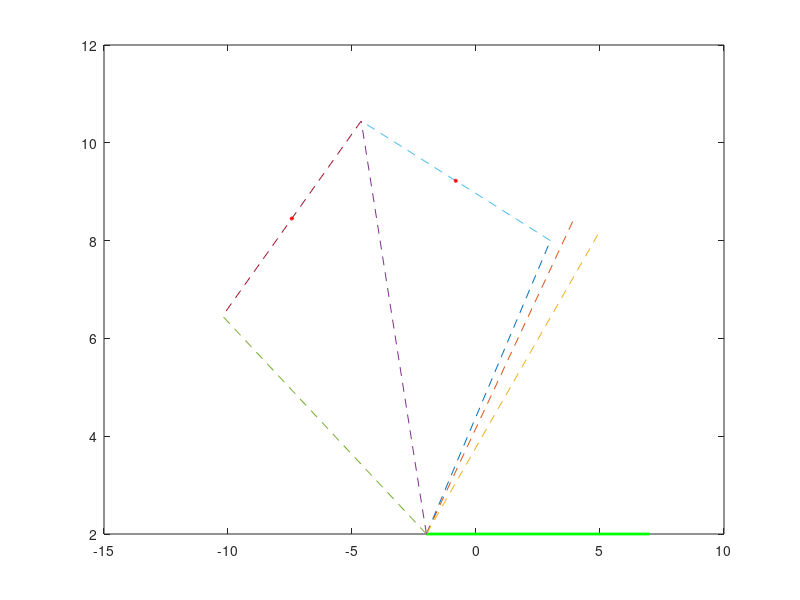

Recreate this plot in MATLAB. (Note: this script raises an error after producing the figure.)
 %%%%%%%%% Path Generation Three Precision Point Problem with Prescribed Timing %%%%%%%%%%
% Fixed line A0B0
a0x=-2;%a0x=input('Enter x coordinate of A0 point=');
a0y=2;%a0y=input('Enter y coordinate of A0 point=');
b0x=7;%b0x=input('Enter x coordinate of B0 point=');
b0y=2;%b0y=input('Enter y coordinate of B0 point=');

% Different Position
p1x=3;%p1x=input('Enter x coordinate of P1 point=');
p1y=8;%p1y=input('Enter y coordinate of P1 point=');

p2x=4;%p2x=input('Enter x coordinate of P2 point=');
p2y=8.5;%p2y=input('Enter y coordinate of P2 point=');

p3x=5;%p3x=input('Enter x coordinate of P3 point=');
p3y=8.2;%p3y=input('Enter y coordinate of P3 point=');

% Rotational angle of crank with respect to different position
thetal12=60;%theta12=input('Enter crank rotation angle in degrees when coupler moves from point P1 to point P2');
thetal21=thetal12;
theta21=thetal21*pi/180; %%degree to radian angle 

thetal13=110;%theta13=input('Enter crank rotation angle in degrees when coupler moves from point P1 to point P3');
thetal31=thetal13;
theta31=thetal31*pi/180; %% degree to radian angle 

% Connect different links
A0B0x=[a0x,b0x];
A0B0y=[a0y,b0y];
A0P1x=[a0x,p1x];
A0P1y=[a0y,p1y];
A0P2x=[a0x,p2x];
A0P2y=[a0y,p2y];
A0P3x=[a0x,p3x];
A0P3y=[a0y,p3y];

% Mechanism Ploting
plot(A0B0x,A0B0y,'green','LineWidth',2);
hold on
plot(A0P1x,A0P1y,'--');
hold on
plot(A0P2x,A0P2y,'--');
hold on
plot(A0P3x,A0P3y,'--');
hold on

% Find the length and angle of each position point with fixed point
L1=((p1x-a0x)^2+(p1y-a0y)^2)^0.5;
alphaa0p1=atan((p1y-a0y)/(p1x-a0x));

L2=((p2x-a0x)^2+(p2y-a0y)^2)^0.5;
alphaa0p2=atan((p2y-a0y)/(p2x-a0x));

L3=((p3x-a0x)^2+(p3y-a0y)^2)^0.5;
alphaa0p3=atan((p3y-a0y)/(p3x-a0x));

% Find the different poition of P2, P3 after rotation by thetal21 and thetal31
p2nx=a0x+L2*cos(theta21+alphaa0p2); %p2xn represents new posiotion of P2 point
p2ny=a0y+L2*sin(theta21+alphaa0p2);
A0P2nx=[a0x,p2nx];
A0P2ny=[a0y,p2ny];
plot(A0P2nx,A0P2ny,'--');
hold on
L2new=((p2nx-a0x)^2+(p2ny-a0y)^2)^0.5;

p3nx=a0x+L3*cos(theta31+alphaa0p3); %p2xn represents new posiotion of P2 point
p3ny=a0y+L3*sin(theta31+alphaa0p3);
A0P3nx=[a0x,p3nx];
A0P3ny=[a0y,p3ny];
plot(A0P3nx,A0P3ny,'--');
hold on
L3new=((p3nx-a0x)^2+(p3ny-a0y)^2)^0.5;

% Connect new position of P2 with P1 and new poition of P3 with new position of P2
P1xP2nx=[p1x,p2nx];
P1yP2ny=[p1y,p2ny];
plot(P1xP2nx,P1yP2ny,'--');
hold on
P2nxP3nx=[p2nx,p3nx];
P2nyP3ny=[p2ny,p3ny];
plot(P2nxP3nx,P2nyP3ny,'--');
hold on

% Finding perpendicular bisector of P2nP1 and P2nP3n
p1p2nxCenter=(p1x+p2nx)/2;
p1p2nyCenter=(p1y+p2ny)/2;
plot(p1p2nxCenter, p1p2nyCenter, 'r*', 'MarkerSize', 3);
hold on

p2np3nxCenter=(p2nx+p3nx)/2;
p2np3nyCenter=(p2ny+p3ny)/2;
disp(p2np3nxCenter);
disp(p2np3nyCenter);
plot(p2np3nxCenter, p2np3nyCenter, 'r*', 'MarkerSize', 3);
hold on

mp1p2n=(p1y-p2ny)/(p1x-p2nx);
mp1p2n_ortho=-(1/mp1p2n);
y_ortho1=mp1p2n_ortho*(x-p1p2nxCenter)+p1p2nyCenter;

mp2np3n=(p2ny-p3ny)/(p2nx-p3nx);
mp2np3n_ortho=-(1/mp2np3n);
y_ortho2=mp2np3n_ortho*(x-p2np3nxCenter)+p2np3nyCenter;
dx=0.1;
x=-20:dx:20;
plot(x,y_ortho1);
hold on
plot(x,y_ortho2);
hold on

% Intersection point
y_ortho1=mp1p2n_ortho*(x-p1p2nxCenter)+p1p2nyCenter;
y_ortho2=mp2np3n_ortho*(x-p2np3nxCenter)+p2np3nyCenter;
eqns_function=@(var)[var(1)-(mp1p2n_ortho)*(var(2)-p1p2nxCenter)-p1p2nyCenter;
                     var(1)-(mp2np3n_ortho)*(var(2)-p2np3nxCenter)-p2np3nyCenter];
initials=[0;0];
solns=fsolve(eqns_function,initials,...
             optimoptions('fsolve','Display','off'))       
a1y=solns(1);
a1x=solns(2);
plot(a1x,a1y,'r*','MarkerSize',3);
hold on

% Crank and Crank circle Plotting
A0A1x=[a0x,a1x];
A0A1y=[a0y,a1y];
CrankLength=((a0x-a1x)^2+(a0y-a1y)^2)^0.5;
alpha=0:pi/1000:2*pi;
a0xc=CrankLength*cos(alpha)+a0x;
a0yc=CrankLength*sin(alpha)+a0y;
plot(a0xc,a0yc,'--');
hold on

% Connecting A1P1
APLength=((a1x-p1x)^2+(a1y-p1y)^2)^0.5;
plot(A0A1x,A0A1y,'r','LineWidth',2);
hold on
A1P1x=[a1x,p1x];
A1P1y=[a1y,p1y];
plot(A1P1x,A1P1y,'r','LineWidth',2);
hold on

% Connecting A2P2
C1=[p2x,p2y];
C2=[a0x,a0y];
R1=APLength;
R2=CrankLength;
F=@(x) ([(x(1)-C1(1))^2+(x(2)-C1(2))^2-R1^2; ...
         (x(1)-C2(1))^2+(x(2)-C2(2))^2-R2^2]);
opt=optimoptions(@fsolve);
opt.Algorithm='levenberg-marquardt';
opt.Display='off';
x=fsolve(F,[C1(1),C1(1)+R1],opt);
fprintf('First intersection point for A2P2 line: (%f,%f)\n',x(1),x(2));
a2x=x(1);
a2y=x(2);
plot(a2x,a2y,'r*','MarkerSize',3);
x=fsolve(F,[C1(1),C1(1)-R1],opt);
fprintf('Second intersection point for A2P2 line: (%f,%f)\n',x(1),x(2));
plot(x(1),x(2),'r*','MarkerSize',3);
hold on

A0A2x=[a0x,a2x];
A0A2y=[a0y,a2y];
plot(A0A2x,A0A2y,'y','LineWidth',2);
hold on
A2P2x=[a2x,p2x];
A2P2y=[a2y,p2y];
plot(A2P2x,A2P2y,'y','LineWidth',2);
hold on

% Connecting A3P3
C1=[p3x,p3y];
C2=[a0x,a0y];
R1=APLength;
R2=CrankLength;
F=@(x) ([(x(1)-C1(1))^2+(x(2)-C1(2))^2-R1^2; ...
         (x(1)-C2(1))^2+(x(2)-C2(2))^2-R2^2]);
opt=optimoptions(@fsolve);
opt.Algorithm='levenberg-marquardt';
opt.Display='off';
x=fsolve(F,[C1(1),C1(1)+R1],opt);
fprintf('First intersection point for A3P3 line: (%f,%f)\n',x(1),x(2));
a3x=x(1);
a3y=x(2);
plot(a3x,a3y,'r*','MarkerSize',3);
hold on
x=fsolve(F,[C1(1),C1(1)-R1],opt);
fprintf('Second intersection point for A3P3 line: (%f,%f)\n',x(1),x(2));
plot(x(1),x(2),'r*','MarkerSize',3);
hold on

A0A3x=[a0x,a3x];
A0A3y=[a0y,a3y];
plot(A0A3x,A0A3y,'m','LineWidth',2);
hold on
A3P3x=[a3x,p3x];
A3P3y=[a3y,p3y];
plot(A3P3x,A3P3y,'m','LineWidth',2);
hold on

% For finding B02 point by intersection method
P2B0Length=((p2x-b0x)^2+(p2y-b0y)^2)^0.5;   % P2A2B0 similar triangle with P1A1B02
A2B0Length=((a2x-b0x)^2+(a2y-b0y)^2)^0.5;
R1=P2B0Length;
R2=A2B0Length;
C1=[p1x,p1y];
C2=[a1x,a1y];
F=@(x) ([(x(1)-C1(1))^2+(x(2)-C1(2))^2-R1^2; ...
         (x(1)-C2(1))^2+(x(2)-C2(2))^2-R2^2]);
opt=optimoptions(@fsolve);
opt.Algorithm='levenberg-marquardt';
opt.Display='off';
x=fsolve(F,[C1(1),C1(1)+R1],opt);
fprintf('First intersection point for B02 point: (%f,%f)\n',x(1),x(2));
x=fsolve(F,[C1(1),C1(1)-R1],opt);
fprintf('Second intersection point for B02 line: (%f,%f)\n',x(1),x(2));
b02x=x(1);
b02y=x(2);
disp(b02x);
plot(b02x,b02y,'r*','MarkerSize',3);
hold on

% Finding B03 pint by intersection method
P3B0Length=((p3x-b0x)^2+(p3y-b0y)^2)^0.5;
A3B0Length=((a3x-b0x)^2+(a3y-b0y)^2)^0.5;
R1=P3B0Length;
R2=A3B0Length;
C1=[p1x,p1y];
C2=[a1x,a1y];
F=@(x) ([(x(1)-C1(1))^2+(x(2)-C1(2))^2-R1^2; ...
         (x(1)-C2(1))^2+(x(2)-C2(2))^2-R2^2]);
opt=optimoptions(@fsolve);
opt.Algorithm='levenberg-marquardt';
opt.Display='off';
x=fsolve(F,[C1(1),C1(1)+R1],opt);
fprintf('First intersection point for B03 point: (%f,%f)\n',x(1),x(2));
x=fsolve(F,[C1(1),C1(1)-R1],opt);
fprintf('Second intersection point for B03 line: (%f,%f)\n',x(1),x(2));
b03x=x(1);
b03y=x(2);
disp(b03x);
plot(b03x,b03y,'r*','MarkerSize',3);
hold on

% Connecting B0B02 and B02B03 line 
B0B02x=[b0x,b02x];
B0B02y=[b0y,b02y];
plot(B0B02x,B0B02y,'--');
hold on
B02B03x=[b02x,b03x];
B02B03y=[b02y,b03y];
plot(B02B03x,B02B03y,'--');
hold on

% Lets find the B1 point by using perpendicular bisector method
b0b02xCenter=(b0x+b02x)/2;
b0b02yCenter=(b0y+b02y)/2;
plot(b0b02xCenter,b0b02yCenter, 'r*', 'MarkerSize', 3);
hold on

b02b03xCenter=(b02x+b03x)/2;
b02b03yCenter=(b02y+b03y)/2;
plot(b02b03xCenter,b02b03yCenter, 'r*', 'MarkerSize', 3);
hold on

mb0b02=(b0y-b02y)/(b0x-b02x);
disp(mb0b02);
mb0b02_ortho=-(1/mb0b02);
disp(mb0b02_ortho);
x=-8:0.1:15;
y_ortho3=mb0b02_ortho*(x-b0b02xCenter)+b0b02yCenter;
plot(x,y_ortho3);
hold on

mb02b03=(b02y-b03y)/(b02x-b03x);
disp(mb02b03);
mb02b03_ortho=-(1/mb02b03);
disp(mb02b03_ortho);
x=-8:0.1:15;
y_ortho4=mb02b03_ortho*(x-b02b03xCenter)+b02b03yCenter;
plot(x,y_ortho4);
hold on

eqns_function=@(var)[var(1)-(mb0b02_ortho)*(var(2)-b0b02xCenter)-b0b02yCenter;
                     var(1)-(mb02b03_ortho)*(var(2)-b02b03xCenter)-b02b03yCenter];
initials=[0;0];
solns=fsolve(eqns_function,initials,...
             optimoptions('fsolve','Display','off'))       
b1y=solns(1);
b1x=solns(2);
plot(b1x,b1y,'r*','MarkerSize',3);
hold on

% Connecting Follower Link
B0B1x=[b0x,b1x];
B0B1y=[b0y,b1y];
plot(B0B1x,B0B1y,'r','LineWidth',2);
hold on
A1B1x=[a1x,b1x];
A1B1y=[a1y,b1y];
plot(A1B1x,A1B1y,'r','LineWidth',2);
hold on
P1B1x=[p1x,b1x];
P1B1y=[p1y,b1y];
plot(P1B1x,P1B1y,'r','LineWidth',2);
hold on

FollowerLength=((b0x-b1x)^2+(b0y-b1y)^2)^0.5;
% Circle for follower link
alpha=0:pi/1000:2*pi;
b0xc=FollowerLength*cos(alpha)+b0x;
b0yc=FollowerLength*sin(alpha)+b0y;
plot(b0xc,b0yc,'--');
hold on

% Length of P1B1
P1B1Length=((p1x-b1x)^2+(p1y-b1y)^2)^0.5;

% Connecting P2B2
C1=[p2x,p2y];
C2=[b0x,b0y];
R1=P1B1Length;
R2=FollowerLength;
F=@(x) ([(x(1)-C1(1))^2+(x(2)-C1(2))^2-R1^2; ...
         (x(1)-C2(1))^2+(x(2)-C2(2))^2-R2^2]);
opt=optimoptions(@fsolve);
opt.Algorithm='levenberg-marquardt';
opt.Display='off';
x=fsolve(F,[C1(1),C1(1)+R1],opt);
fprintf('First intersection point for P2B2 line: (%f,%f)\n',x(1),x(2));
b2x=x(1);
b2y=x(2);
plot(b2x,b2y,'r*','MarkerSize',3);
hold on
x=fsolve(F,[C1(1),C1(1)-R1],opt);
fprintf('Second intersection point for P2B2 line: (%f,%f)\n',x(1),x(2));
plot(x(1),x(2),'r*','MarkerSize',3);
hold on

B0B2x=[b0x,b2x];
B0B2y=[b0y,b2y];
plot(B0B2x,B0B2y,'y','LineWidth',2);
hold on
A2B2x=[a2x,b2x];
A2B2y=[a2y,b2y];
plot(A2B2x,A2B2y,'y','LineWidth',2);
hold on
P2B2x=[p2x,b2x];
P2B2y=[p2y,b2y];
plot(P2B2x,P2B2y,'y','LineWidth',2);
hold on

% Connecting P3B3
C1=[p3x,p3y];
C2=[b0x,b0y];
R1=P1B1Length;
R2=FollowerLength;
F=@(x) ([(x(1)-C1(1))^2+(x(2)-C1(2))^2-R1^2; ...
         (x(1)-C2(1))^2+(x(2)-C2(2))^2-R2^2]);
opt=optimoptions(@fsolve);
opt.Algorithm='levenberg-marquardt';
opt.Display='off';
x=fsolve(F,[C1(1),C1(1)+R1],opt);
fprintf('First intersection point for P2B2 line: (%f,%f)\n',x(1),x(2));
b3x=x(1);
b3y=x(2);
plot(b3x,b3y,'r*','MarkerSize',3);
hold on
x=fsolve(F,[C1(1),C1(1)-R1],opt);
fprintf('Second intersection point for P2B2 line: (%f,%f)\n',x(1),x(2));
plot(x(1),x(2),'r*','MarkerSize',3);
hold on

B0B3x=[b0x,b3x];
B0B3y=[b0y,b3y];
plot(B0B3x,B0B3y,'m','LineWidth',2);
hold on
A3B3x=[a3x,b3x];
A3B3y=[a3y,b3y];
plot(A3B3x,A3B3y,'m','LineWidth',2);
hold on
P3B3x=[p3x,b3x];
P3B3y=[p3y,b3y];
plot(P3B3x,P3B3y,'m','LineWidth',2);
hold on
fprintf('\n\t\t\t\t\t\t\t\t****GRAPHICAL RESULTS****\n');
A0A1Length=((a0x-a1x)^2+(a0y-a1y)^2)^0.5;
A1P1Length=((a1x-p1x)^2+(a1y-p1y)^2)^0.5;
P1B1Length=((p1x-b1x)^2+(p1y-b1y)^2)^0.5;
A1B1Length=((a1x-b1x)^2+(a1y-b1y)^2)^0.5;
B1B0Length=((b1x-b0x)^2+(b1y-b0y)^2)^0.5;
A0B0Length=((a0x-b0x)^2+(a0y-b0y)^2)^0.5;
fprintf('A0A1=%f\tA1P1=%f\tP1B1=%f\tA1B1=%f\tB1B0=%f\tA0B0=%f\n',A0A1Length,A1P1Length,P1B1Length,A1B1Length,B1B0Length,A0B0Length);

A0A2Length=((a0x-a2x)^2+(a0y-a2y)^2)^0.5;
A2P2Length=((a2x-p2x)^2+(a2y-p2y)^2)^0.5;
P2B2Length=((p2x-b2x)^2+(p2y-b2y)^2)^0.5;
A2B2Length=((a2x-b2x)^2+(a2y-b2y)^2)^0.5;
B2B0Length=((b2x-b0x)^2+(b2y-b0y)^2)^0.5;
fprintf('A0A2=%f\tA2P2=%f\tP2B2=%f\tA2B2=%f\tB2B0=%f\tA0B0=%f\n',A0A2Length,A2P2Length,P2B2Length,A2B2Length,B2B0Length,A0B0Length);

A0A3Length=((a0x-a3x)^2+(a0y-a3y)^2)^0.5;
A3P3Length=((a3x-p3x)^2+(a3y-p3y)^2)^0.5;
P3B3Length=((p3x-b3x)^2+(p3y-b3y)^2)^0.5;
A3B3Length=((a3x-b3x)^2+(a3y-b3y)^2)^0.5;
B3B0Length=((b3x-b0x)^2+(b3y-b0y)^2)^0.5;
fprintf('A0A3=%f\tA3P3=%f\tP3B3=%f\tA3B3=%f\tB3B0=%f\tA0B0=%f\n\n',A0A3Length,A3P3Length,P3B3Length,A3B3Length,B3B0Length,A0B0Length);

axis([-10 10 0 12])
axis('equal')

alpha1=atan((p1y-a1y)/(p1x-a1x));
if alpha1<0
    alpha1=pi+alpha1;
end

alpha2=atan((p2y-a2y)/(p2x-a2x));
if alpha2<0
    alpha2=pi+alpha2;
end

alpha3=atan((p3y-a3y)/(p3x-a3x));
if alpha3<0
    alpha3=alpha3+pi;
end

fi1=atan((b1y-b0y)/(b1x-b0x));
if fi1<0
    fi1=pi+fi1;
end

fi2=atan((b2y-b0y)/(b2x-b0x));
if fi2<0
    fi2=fi2+pi;
end

fi3=atan((b3y-b0y)/(b3x-b0x));
if fi3<0
    fi3=fi3+pi;
end

% Points through which a point on coupler will pass
p1=3+8i;%p1=input('Eneter first point through which a point on coupler point will pass=');
p2=4+8.5i;%p2=input('Eneter second point through which a point on coupler point will pass=');
p3=5+8.2i;%p3=input('Eneter third point through which a point on coupler point will pass=');

% Lets find DYAD for second and third position with respect to first position
dyad2=p2-p1;
dyad3=p3-p1;

% Rotational angle of crank with respect to different position
thetal12=-thetal12;%theta12=input('Enter crank rotation angle in degrees when coupler moves from point P1 to point P2');
theta12=thetal12*pi/180; %%degree to radian angle
A=exp(theta12*1i)-1;

thetal13=-thetal13;%theta13=input('Enter crank rotation angle in degrees when coupler moves from point P1 to point P3');
theta13=thetal13*pi/180; %% degree to radian angle
B=exp(theta13*1i)-1;

% Assumed angle between the input and coupler link for different postion
alpha12=alpha2-alpha1; %%degree to radian angle 
C=exp(alpha12*1i)-1;

alpha13=alpha3-alpha1; %% degree to radian angle
D=exp(alpha13*1i)-1;

% Assumed angle between the output and coupler link for different postion
fi12=fi2-fi1; %%degree to radian angle
E=exp(fi12*1i)-1;

fi13=fi3-fi1; %% degree to radian angle
F=exp(fi13*1i)-1;

% Lets find link length and its orientation with horizontal
z1=det([dyad2 C;dyad3 D])/det([A C;B D]);
% disp(z1);
z2=det([A dyad2;B dyad3])/det([A C;B D]);
% disp(z2);
z3=det([dyad2 C;dyad3 D])/det([E C;F D]);
% disp(z3);
z4=det([E dyad2;F dyad3])/det([E C;F D]);
% disp(z4);
z5=z2-z4;
% disp(z5);
z6=z1+z5-z3;
% disp(z6);

% Lets convert the link vectors into polar form
[theta1,r1]=cart2pol(real(z1),imag(z1));
% disp([theta1,r1]);
[theta2,r2]=cart2pol(real(z2),imag(z2));
% disp([theta2,r2]);
[theta3,r3]=cart2pol(real(z3),imag(z3));
% disp([theta3,r3]);
[theta4,r4]=cart2pol(real(z4),imag(z4));
% disp([theta4,r4]);
[theta5,r5]=cart2pol(real(z5),imag(z5));
% disp([theta5,r5]);
[theta6,r6]=cart2pol(real(z6),imag(z6));
% disp([theta6,r6]);

% Lets dispay analytical result on the commant window
fprintf('\t\t\t\t\t\t\t\t****ANALYTICAL RESULTS****\n');
fprintf('A0A1=%f\tA1P1=%f\tP1B1=%f\tA1B1=%f\tB1B0=%f\tA0B0=%f\n',r1,r2,r4,r5,r3,r6);

% Lets plot the mechanism
a0x=-2;
a0y=2;
a1x=a0x+(r1*cos(theta1));
a1y=a0y+(r1*sin(theta1));
plot([a0x a1x],[a0y a1y])
hold on
p1x=a1x+(r2*cos(theta2));
p1y=a1y+(r2*sin(theta2));
plot([a1x p1x],[a1y p1y])
hold on
b0x=a0x+(r6*cos(theta6));
b0y=a0y+(r6*sin(theta6));
plot([a0x b0x],[a0y b0y])
hold on
b1x=b0x+(r3*cos(theta3));
b1y=b0y+(r3*sin(theta3));
plot([b0x b1x],[b0y b1y])
hold on
p1nx=b1x+(r4*cos(theta4));
p1ny=b1y+(r4*sin(theta4));
plot([b1x p1nx],[b1y p1ny])
hold on
b1nx=a1x+(r5*cos(theta5));
b1ny=a1y+(r5*sin(theta5));
plot([a1x b1nx],[a1y b1ny])
hold on